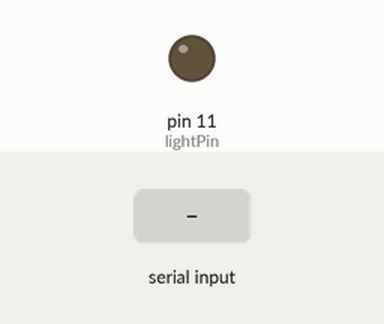
Recording of a sketch running on a simulated Arduino Mega 2560, built with avr-gcc and run on an emulated ATmega2560. On the bench: output pins drawn as LEDs (lit = HIGH). The test bench sets the inputs (shaded band).

Above: at 1.3 s.
1.4 s: "1" received over the second serial link
At 1.7 s:
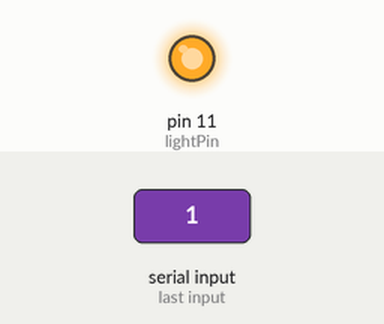
2.9 s: "0" received over the second serial link
At 4.0 s:
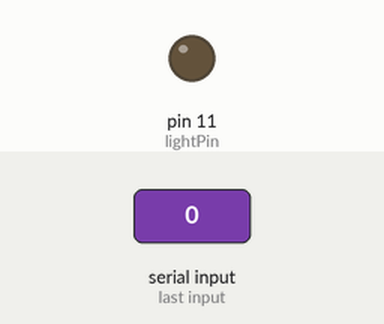
Timing chart, 0 to 5.9 s (numbered marks = the images above; inputs shaded):
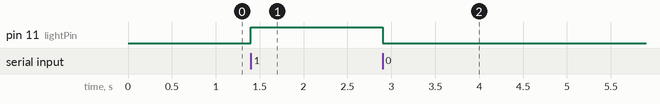

Measured:
- after the input at 1.4 s, pin 11 (lightPin): LOW → HIGH at once
- after the input at 2.9 s, pin 11 (lightPin): HIGH → LOW at once

The sketch:

teensyNode.ino
```cpp
//ItKindaWorks - Creative Commons 2016
//github.com/ItKindaWorks
//
//Requires PubSubClient found here: https://github.com/knolleary/pubsubclient
//
//ESP8266 Simple Serial breakout test via MQTT - teensy/arduino side
//
//This code demonstrates using an ESP8266 serial break board for bi-directional communication.
//It connects to a network and listens subscribes to an MQTT topic. When the ESP recieves a '1' it sends that to the
//teensy and the teensy turns a light on and pings back on the serial line. When the ESP gets the ping back it publishes
//a confirmation to the MQTT broker on a different topic


const int lightPin = 11;

void setup() {
	//initialize the light as an output and set to LOW (off)
	pinMode(lightPin, OUTPUT);
	digitalWrite(lightPin, LOW);

	//start the serial line for debugging
	Serial1.begin(115200);
	delay(100);

}


void loop(){

	if(Serial1.available()){
		char inByte = Serial1.read();
		if(inByte == '1'){
			digitalWrite(lightPin, HIGH);
			Serial1.write('1');
		}
		else if(inByte == '0'){
			digitalWrite(lightPin, LOW);
			Serial1.write('0');
		}
	}
}
```
